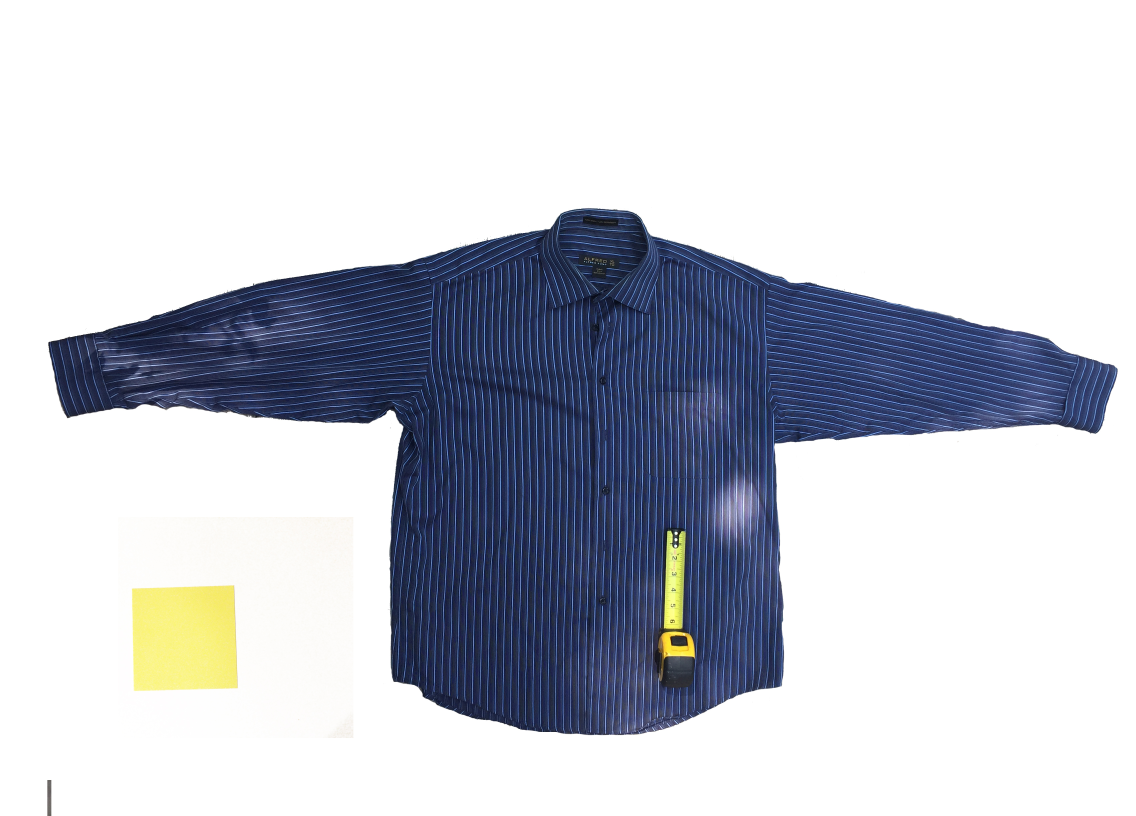
//> input picture openCV_test1/test.jpg, 3406 x 2448 px (shown at 1/3 size)
$ ./Source   (built with g++ and OpenCV 4)
//> lines starting //> are read from the running program, lines starting //| are printed output that depends on the picture; after the words box and inside, x2 and y2 are one past the last pixel; in counts of white or black regions, pixels touching at a corner belong together
#include <cv.h>
#include <highgui.h>
#include <stdlib.h>
#include <stdio.h>

// define matrix for picture
IplImage* image = 0;
IplImage* original = 0;

IplImage* yellow_picture = 0;
IplImage* gray_picture = 0;
IplImage* result1 = 0;
IplImage* result2 = 0;

// variables
double unit = 0.;

// Object size in mm 90*90
double square_width = 150.;
double square_high = 150.;

// define colors
// [R, G, B]
const CvScalar WHITE = CV_RGB(255, 255, 255);
const CvScalar BLACK = CV_RGB(0, 0, 0);
const CvScalar YELLOW1 = CV_RGB(225, 50, 50);
const CvScalar YELLOW2 = CV_RGB(255, 255, 255);
const CvScalar RED = CV_RGB(255, 0, 0);
const CvScalar BLUE = CV_RGB(0, 0, 255);

int main(int argc, char* argv[])
{

  // Load an image
  char* filename = argc >= 2 ? argv[1] : "test.jpg";
  image = cvLoadImage(filename, 1);
//> image is the input picture: 2448 rows x 3406 cols, CV_8UC3; mean B, G, R 208.5, 199.6, 196.3
  printf("[i] image: %s\n", filename);
  assert(image != 0);

  // Create images
  // 3 chanells for HSV
  yellow_picture = cvCreateImage(cvGetSize(image), IPL_DEPTH_8U, 3);

  // 1 channel for GrayScale
  gray_picture = cvCreateImage(cvGetSize(image), IPL_DEPTH_8U, 1);
  original = cvCreateImage(cvGetSize(image), IPL_DEPTH_8U, 3);

  //result post game show
  result1 = cvCreateImage(cvGetSize(image), IPL_DEPTH_8U, 3);
  result2 = cvCreateImage(cvGetSize(image), IPL_DEPTH_8U, 3);

  cvCopy(image, original, NULL);
  /// ---------------------------------- Select yellow ---------------------------
  // confert to HSB and select yellow color
  cvCvtColor(image,
    yellow_picture,
    CV_RGB2HSV);
//> yellow_picture: 2448 rows x 3406 cols, CV_8UC3; mean H, S, V 7.9, 40.9, 210.4

  // select color
  // H 30, S 38, V 71
  // Range +-H, 50-255 S, 50-255 V
  cvInRangeS(yellow_picture,
    YELLOW1,
    YELLOW2,
    gray_picture);
//> gray_picture: 2448 rows x 3406 cols, CV_8UC1; 1.3% white; 72 white regions (65 under 20 px), largest, box (x1, y1, x2, y2) and area: (396, 1756, 713, 2073) 94968, (1992, 1612, 2048, 1886) 9790, (1987, 1895, 2084, 1972) 4488
  /// ---------------------------------- End Select yellow -----------------------

  /// ---------------------------------- Canny -----------------------------------
  // Smoothing with Gaussian filter
  cvSmooth(gray_picture,
    gray_picture,
    2, 3,
    0, 0, 0);

  //canny on gray picture
  cvCanny(gray_picture,
    gray_picture,
    10,
    100,
    3);

  cvDilate(gray_picture,
    gray_picture,
    0, 1);

  cvErode(gray_picture,
    gray_picture,
    0, 1);
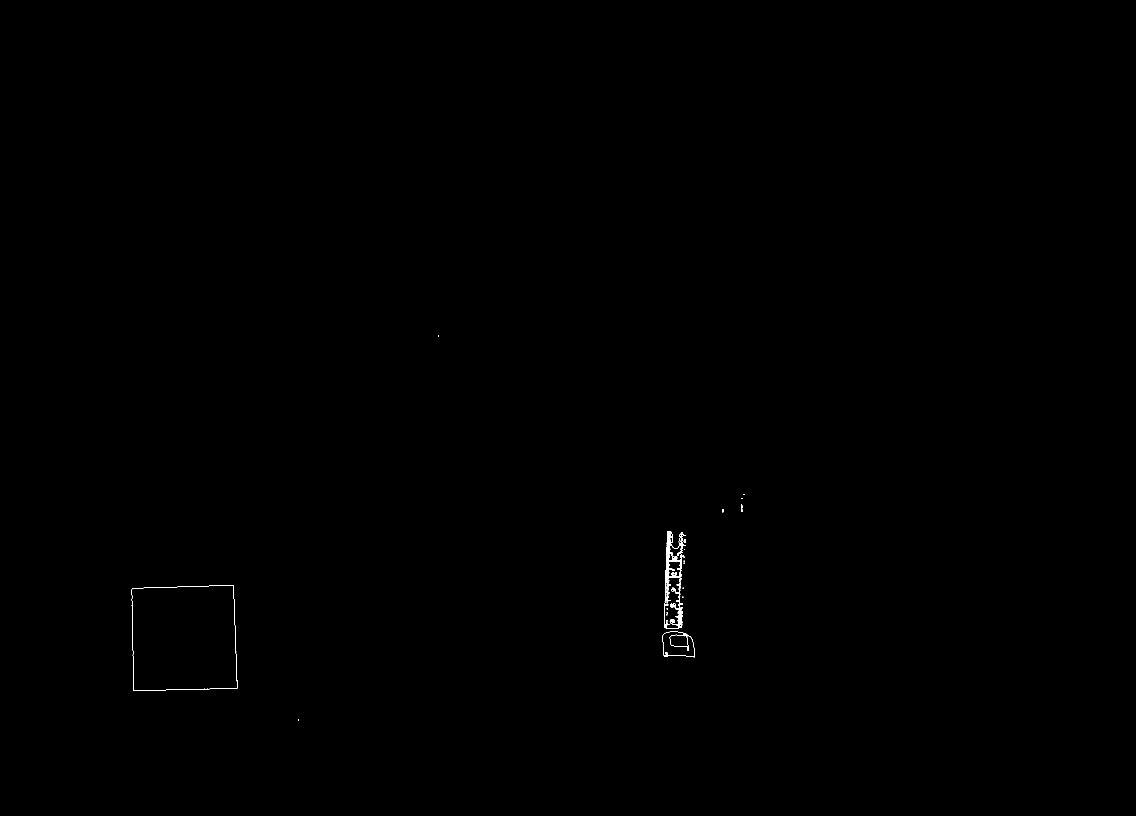
//> gray_picture: 2448 rows x 3406 cols, CV_8UC1 (shown at 1/3 size); 0.08% white; 24 white regions (15 under 20 px)
  /// ---------------------------------- End Canny -------------------------------

  /// --------------------------- yellow Rectangle -------------------------------
  // Find longest contour
  CvMemStorage* storageContour = cvCreateMemStorage(0);
  CvSeq* contours = 0;

  cvFindContours(gray_picture,
    storageContour,
    &contours,
    sizeof(CvContour),
    CV_RETR_LIST,
    CV_CHAIN_APPROX_NONE,
    cvPoint(0, 0));
//> gray_picture: 2448 rows x 3406 cols, CV_8UC1; 0.08% of pixels changed, all inside (x1, y1, x2, y2) = (395, 1007, 2234, 2161)
//> contours = 56 contours, 27 with area under 20; largest, box (x1, y1, x2, y2) and area: (395, 1755, 713, 2073) 94964, (395, 1755, 713, 2073) 94938, (1992, 1594, 2057, 1886) 12272, (1986, 1894, 2084, 1972) 6190, (1993, 1731, 2041, 1886) 5786

  CvSeq* seqT = 0;
  double perimT = 0;

  if (contours != 0) {
    // find longest contour
    for (CvSeq* seq0 = contours; seq0 != 0; seq0 = seq0->h_next) {
      double perim = cvContourPerimeter(seq0);
      //      printf("%f\n", perim);
      if (perim>perimT) {
        perimT = perim;
        seqT = seq0;
      }
    }
//> this loop made 56 passes
//> (perim, perimT) on passes 1, 2, 3, 4, 26, 27: (8, 8), (15.66, 15.66), (165, 165), (518.8, 518.8), (1251.9, 1251.9), (1255.1, 1255.1)
//> after the loop, perimT = 1255.1
  }
  // Draw contour Black
  cvDrawContours(yellow_picture,
    seqT,
    BLACK,
    BLACK,
    0, 50, 8, 0);
//> yellow_picture: 2448 rows x 3406 cols, CV_8UC3; mean H, S, V 7.2, 40.5, 208.5

  // Draw contour
  cvDrawContours(image,
    seqT,
    RED,
    RED,
    0, 10, 8, 0);

  // Draw rectagle
  printf("\n");
  printf("Yellow Rectangle corner\n");

  CvBox2D rect;
  CvPoint2D32f rect_vtx[4];
  CvPoint pt, pt0;

  rect = cvMinAreaRect2(seqT, 0);
//> rect = centre (551.5, 1914.3), size (312.4, 310), angle -1.8
  cvBoxPoints(rect, rect_vtx);
//> rect_vtx = 4 Points (x, y): [400.2, 2074.1], [390.6, 1764.3], [702.8, 1754.5], [712.5, 2064.4]

  pt0.x = cvRound(rect_vtx[3].x);
//> pt0 = Point(713, 0)
  pt0.y = cvRound(rect_vtx[3].y);
//> pt0 = Point(713, 2064)
  int i = 0;
  for (i = 0; i < 4; i++)
  {


    printf("rect.x = ");
    printf("%d", pt0.x);

    printf("    rect.y = ");
    printf("%d\n", pt0.y);

    pt.x = cvRound(rect_vtx[i].x);
    pt.y = cvRound(rect_vtx[i].y);

    //draw blue rectagle around yellow rectangle
    cvLine(image,
      pt0,
      pt,
      BLUE,
     20, CV_AA, 0);
    pt0 = pt;
  }
//> this loop made 4 passes
//> pt0 on passes 1 to 4: Point(400, 2074), Point(391, 1764), Point(703, 1755), Point(713, 2064)
//> (printed output is left out)

  /// --------------------------- End yellow rectangle ---------------------------

  /// ------------------------------- pixels_per_metric --------------------------
  // Calculate points of rectagle
  double length = 0.;
  double length_tmp = 0.;

  printf("\n");
  printf("Rectangle sides length \n");

  for (i = 0; i < 4; i++)
  {
    if (i < 3)
    {
      length_tmp = sqrt(pow((rect_vtx[i + 1].x - rect_vtx[i].x), 2) +
        pow((rect_vtx[i + 1].y - rect_vtx[i].y), 2));

      printf("length = ");
      printf("%f\n", length_tmp);

      length = length + length_tmp;
    }
    else
    {
      length_tmp = sqrt(pow((rect_vtx[0].x - rect_vtx[3].x), 2) +
        pow((rect_vtx[0].y - rect_vtx[3].y), 2));

      printf("length = ");
      printf("%f\n", length_tmp);

      length = length + length_tmp;
    }
  }
//> this loop made 4 passes
//> (length_tmp, length) on passes 1 to 4: (310, 310), (312.4, 622.4), (310, 932.4), (312.4, 1244.8)
//> (printed output is left out)
//> after the loop, length = 1244.8

  length = length / 4.;
//> length = 311.2

  printf("Average length = ");
  printf("%f\n", length);
//| 311.207448
  printf("\n");

  unit = length / square_high * 25.4;
//> unit = 52.7

  printf("units = ");
  printf("%f", unit);
//| 52.697794
  printf(" pixel/inch\n");
  printf("\n");
  /// --------------------------- end pixels_per_metric --------------------------


  /// --------------------------- change picture contrast ------------------------
  // increase contrast of gray picture
  // define matrix for picture
  IplImage* contrast_picture = 0;
  contrast_picture = cvCreateImage(cvGetSize(image), IPL_DEPTH_8U, 3);
  cvCopy(image, contrast_picture, NULL);

  double alpha = 1.2;
  double beta = 15;
// [85 lines of commented-out code are left out]
  cvCvtColor(contrast_picture, gray_picture, CV_RGB2GRAY);
  cvThreshold(gray_picture,
    gray_picture,
    200,
    255,
    3);

  cvDilate(gray_picture,
    gray_picture,
    0, 2);

  cvErode(gray_picture,
    gray_picture,
    0, 2);

  // Smoothing with Gaussian filter
  cvSmooth(gray_picture,
    gray_picture,
    2, 3,
    0, 0, 0);

  //canny on gray picture
  cvCanny(gray_picture,
    gray_picture,
    10,
    100,
    3);
//> gray_picture: 2448 rows x 3406 cols, CV_8UC1; 0.32% white in thin lines or dots, all inside (x1, y1, x2, y2) = (141, 624, 3353, 2448)

  cvDilate(gray_picture,
    gray_picture,
    0, 2);

  cvErode(gray_picture,
    gray_picture,
    0, 2);

  cvDilate(gray_picture,
    gray_picture,
    0, 2);

  cvErode(gray_picture,
    gray_picture,
    0, 2);
  /// ---------------------------------- End Canny -------------------------------

  /// ------------------------- finding shirt contour ----------------------------
  // Find longest contour
  CvMemStorage* storageContourT = cvCreateMemStorage(0);
  contours = 0;

  cvFindContours(gray_picture,
    storageContourT,
    &contours,
    sizeof(CvContour),
    CV_RETR_LIST,
    CV_CHAIN_APPROX_NONE,
    cvPoint(0, 0));
//> contours = 274 contours, 125 with area under 20; largest, box (x1, y1, x2, y2) and area: (144, 624, 3353, 2206) 2363432, (144, 624, 3353, 2206) 2362167, (380, 1744, 725, 2086) 111115, (380, 1744, 725, 2086) 111060, (402, 1766, 702, 2063) 82576

  seqT = 0;
  perimT = 0;

  if (contours != 0) {
    // find longest contour
    for (CvSeq* seq0 = contours; seq0 != 0; seq0 = seq0->h_next) {
      double perim = cvContourPerimeter(seq0);
      if (perim>perimT) {
        perimT = perim;
        seqT = seq0;
      }
    }
//> this loop made 274 passes
//> (perim, perimT) on passes 1, 58, 65, 66, 273: (447.3, 447.3), (1287, 1287), (1334.7, 1334.7), (1336.2, 1336.2), (9317.6, 9317.6)
//> after the loop, perimT = 9317.6
  }
  // Draw contour
  cvDrawContours(gray_picture,
    seqT,
    WHITE,
    WHITE,
    0, 10, 8, 0);
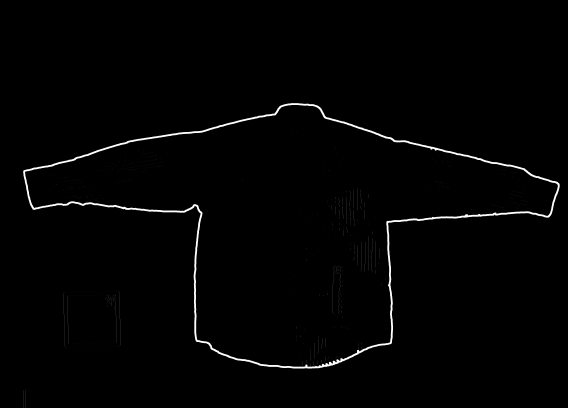
//> gray_picture: 2448 rows x 3406 cols, CV_8UC1 (shown at 1/6 size); min 0, max 255, mean 3.1


  /// --------------------- end finding shirt contour ----------------------------

  /// --------------------- approximate shirt ------------------------------------

  // find approximation polynome
  CvSeq* result = 0;
  result = cvApproxPoly(seqT,
    sizeof(CvContour),
    storageContourT,
    CV_POLY_APPROX_DP,
    20, 0);
//> result = 1 contour; box (x1, y1, x2, y2) and area: (144, 636, 3353, 2206) 2337040

  //printf("[d] %d %d\n", seqT->total, result->total);

  // change line thickness to -1 for contour filling
  // Draw approximation contour
  cvDrawContours(image,
    result,
    RED,
    RED,
    0, 10, 8, 0);
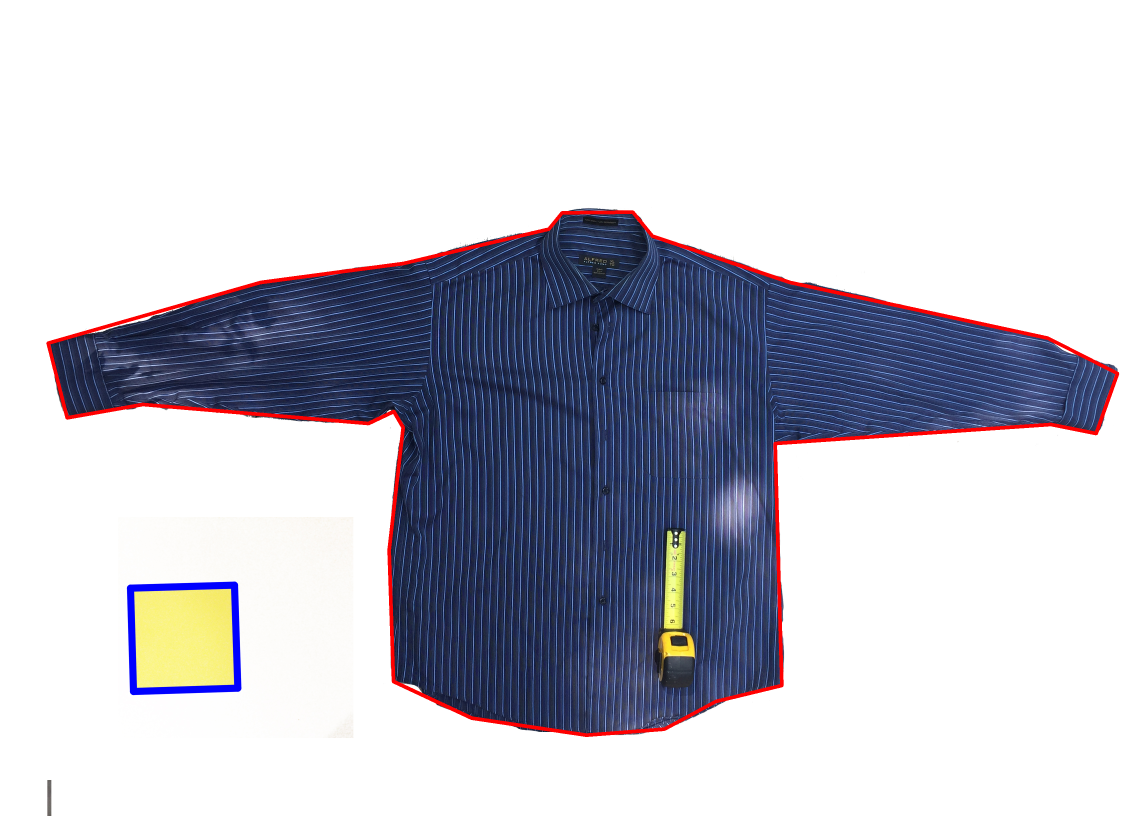
//> image: 2448 rows x 3406 cols, CV_8UC3 (shown at 1/3 size); mean B, G, R 207, 197.4, 197

  int maxCorners = 10;
  double qualityLevel = 0.01;
  double minDistance = 20.;
  int blockSize = 3;
  double k = 0.04;

  //printf("[d] %d %d\n", seqT->total, result->total);

  // convexHull
  CvSeq* hull2 = 0;
  hull2 = cvConvexHull2(result, 0, CV_CLOCKWISE, 1);
//> hull2 = 1 contour; box (x1, y1, x2, y2) and area: (144, 636, 3353, 2206) 3187717

  //printf("[d] %d %d\n", result->total, hull2->total);

  // Draw contour
  cvDrawContours(image,
    hull2,
    BLACK,
    BLACK,
    1, 5, 8, 0);
//> (the rest of the program and of its run is left out)
